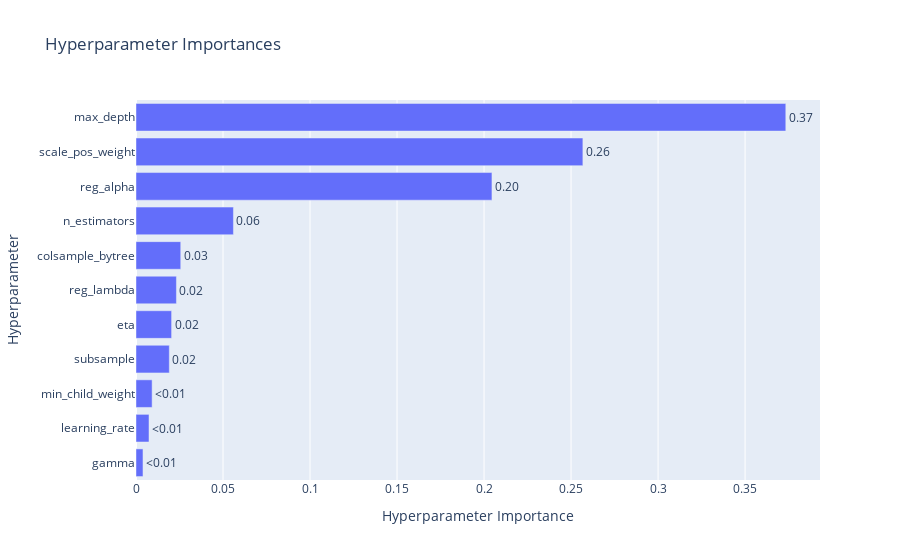

The cell this chart's notebook holds for it:
### Code cell
vis.plot_param_importances(study)

### Figure 1 — Plotly figure (JSON) as saved in the notebook; plotly's stock layout.template omitted (floating-point values rounded to 4 significant figures)
{"data": [{"cliponaxis": false, "hovertemplate": ["gamma (FloatDistribution): 0.004009731118901435<extra></extra>", "learning_rate (FloatDistribution): 0.007471533785040981<extra></extra>", "min_child_weight (IntDistribution): 0.009260530480359968<extra></extra>", "subsample (FloatDistribution): 0.019148223953591406<extra></extra>", "eta (FloatDistribution): 0.020456457405414234<extra></extra>", "reg_lambda (FloatDistribution): 0.023233441464081947<extra></extra>", "colsample_bytree (FloatDistribution): 0.025706749207751067<extra></extra>", "n_estimators (IntDistribution): 0.05598407088342046<extra></extra>", "reg_alpha (FloatDistribution): 0.20453974176855808<extra></extra>", "scale_pos_weight (IntDistribution): 0.25679258943194344<extra></extra>", "max_depth (IntDistribution): 0.37339693050093675<extra></extra>"], "name": "Objective Value", "orientation": "h", "text": ["<0.01", "<0.01", "<0.01", "0.02", "0.02", "0.02", "0.03", "0.06", "0.20", "0.26", "0.37"], "textposition": "outside", "type": "bar", "x": [0.00401, 0.007472, 0.009261, 0.01915, 0.02046, 0.02323, 0.02571, 0.05598, 0.2045, 0.2568, 0.3734], "y": ["gamma", "learning_rate", "min_child_weight", "subsample", "eta", "reg_lambda", "colsample_bytree", "n_estimators", "reg_alpha", "scale_pos_weight", "max_depth"]}], "layout": {"title": {"text": "Hyperparameter Importances"}, "xaxis": {"title": {"text": "Hyperparameter Importance"}}, "yaxis": {"title": {"text": "Hyperparameter"}}}}
